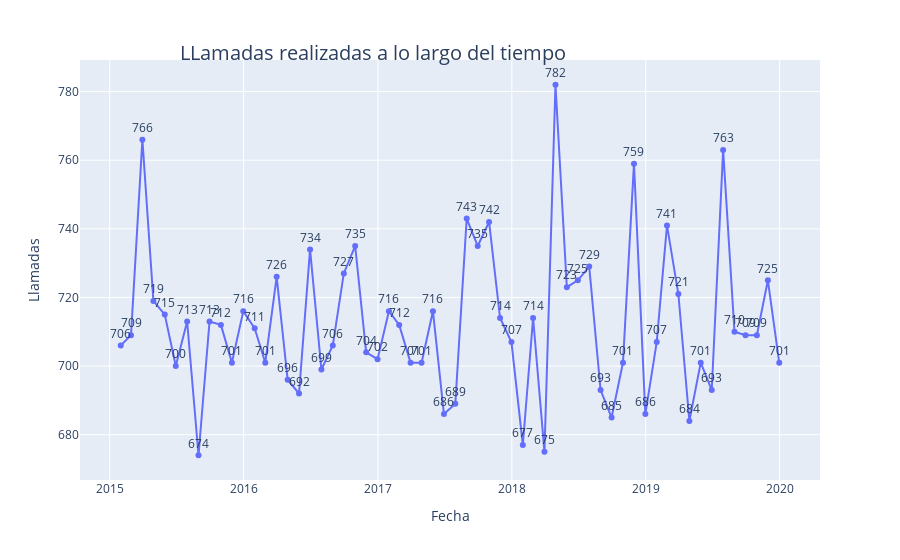

The cell this chart's notebook holds for it:
### Code cell
# Generamos nuestra línea temporal
fig = px.line(date, 
							x = 'date', 
							y = 'id', 
							text = 'id',
							labels = dict(date = 'Fecha',
														id = 'Llamadas'))
fig.update_traces(textposition = "top center")
fig.update_layout(title = dict(text = "LLamadas realizadas a lo largo del tiempo", 
															 font = dict(size = 20),
															 automargin = True, 
															 yref = 'paper',
															 x = 0.2,
															 y = 1),
							    legend = dict(yanchor = "top",
														    y = 0.99,
														    xanchor = "right",
														    x = 0.75))
fig.show()

### Figure 1 — Plotly figure (JSON) as saved in the notebook; plotly's stock layout.template omitted (floating-point values rounded to 4 significant figures)
{"data": [{"hovertemplate": "Fecha=%{x}<br>Llamadas=%{text}<extra></extra>", "legendgroup": "", "line": {"color": "#636efa", "dash": "solid"}, "marker": {"symbol": "circle"}, "mode": "lines+markers+text", "name": "", "orientation": "v", "showlegend": false, "text": [706, 709, 766, 719, 715, 700, 713, 674, 713, 712, 701, 716, 711, 701, 726, 696, 692, 734, 699, 706, 727, 735, 704, 702, 716, 712, 701, 701, 716, 686, 689, 743, 735, 742, 714, 707, 677, 714, 675, 782, 723, 725, 729, 693, 685, 701, 759, 686, 707, 741, 721, 684, 701, 693, 763, 710, 709, 709, 725, 701], "textposition": "top center", "type": "scatter", "x": ["2015-01-31T00:00:00", "2015-02-28T00:00:00", "2015-03-31T00:00:00", "2015-04-30T00:00:00", "2015-05-31T00:00:00", "2015-06-30T00:00:00", "2015-07-31T00:00:00", "2015-08-31T00:00:00", "2015-09-30T00:00:00", "2015-10-31T00:00:00", "2015-11-30T00:00:00", "2015-12-31T00:00:00", "2016-01-31T00:00:00", "2016-02-29T00:00:00", "2016-03-31T00:00:00", "2016-04-30T00:00:00", "2016-05-31T00:00:00", "2016-06-30T00:00:00", "2016-07-31T00:00:00", "2016-08-31T00:00:00", "2016-09-30T00:00:00", "2016-10-31T00:00:00", "2016-11-30T00:00:00", "2016-12-31T00:00:00", "2017-01-31T00:00:00", "2017-02-28T00:00:00", "2017-03-31T00:00:00", "2017-04-30T00:00:00", "2017-05-31T00:00:00", "2017-06-30T00:00:00", "2017-07-31T00:00:00", "2017-08-31T00:00:00", "2017-09-30T00:00:00", "2017-10-31T00:00:00", "2017-11-30T00:00:00", "2017-12-31T00:00:00", "2018-01-31T00:00:00", "2018-02-28T00:00:00", "2018-03-31T00:00:00", "2018-04-30T00:00:00", "2018-05-31T00:00:00", "2018-06-30T00:00:00", "2018-07-31T00:00:00", "2018-08-31T00:00:00", "2018-09-30T00:00:00", "2018-10-31T00:00:00", "2018-11-30T00:00:00", "2018-12-31T00:00:00", "2019-01-31T00:00:00", "2019-02-28T00:00:00", "2019-03-31T00:00:00", "2019-04-30T00:00:00", "2019-05-31T00:00:00", "2019-06-30T00:00:00", "2019-07-31T00:00:00", "2019-08-31T00:00:00", "2019-09-30T00:00:00", "2019-10-31T00:00:00", "2019-11-30T00:00:00", "2019-12-31T00:00:00"], "xaxis": "x", "y": [706, 709, 766, 719, 715, 700, 713, 674, 713, 712, 701, 716, 711, 701, 726, 696, 692, 734, 699, 706, 727, 735, 704, 702, 716, 712, 701, 701, 716, 686, 689, 743, 735, 742, 714, 707, 677, 714, 675, 782, 723, 725, 729, 693, 685, 701, 759, 686, 707, 741, 721, 684, 701, 693, 763, 710, 709, 709, 725, 701], "yaxis": "y"}], "layout": {"legend": {"tracegroupgap": 0, "x": 0.75, "xanchor": "right", "y": 0.99, "yanchor": "top"}, "margin": {"t": 60}, "title": {"automargin": true, "font": {"size": 20}, "text": "LLamadas realizadas a lo largo del tiempo", "x": 0.2, "y": 1, "yref": "paper"}, "xaxis": {"anchor": "y", "domain": [0, 1], "title": {"text": "Fecha"}}, "yaxis": {"anchor": "x", "domain": [0, 1], "title": {"text": "Llamadas"}}}}
